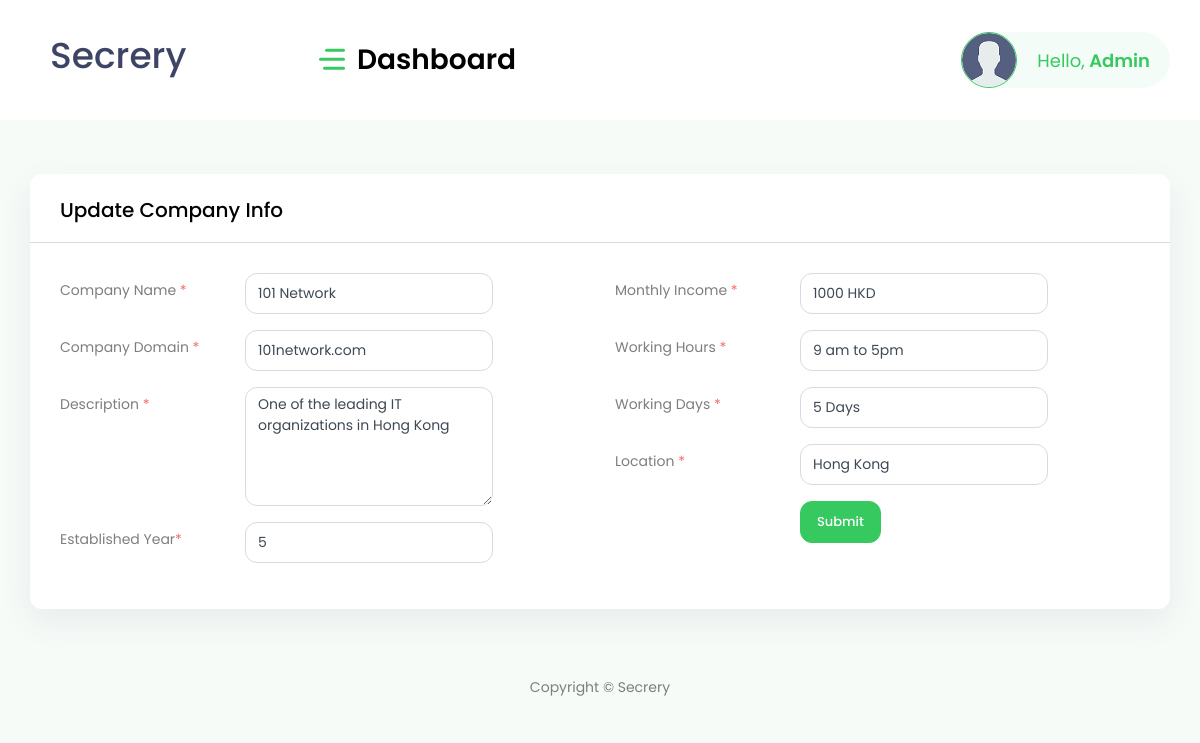
The app's page /admin/edit_company.php?id=1 (signed in) with its own data.
### tables this page shows
CREATE TABLE `company_domain` (
  `id` int(11) NOT NULL,
  `company_name` varchar(255) NOT NULL,
  `domain_name` varchar(255) NOT NULL,
  `sub_domain_name` varchar(255) NOT NULL,
  `description` text NOT NULL,
  `salary` decimal(10,0) NOT NULL,
  `hours` decimal(10,0) NOT NULL,
  `promotion` decimal(10,0) NOT NULL,
  `happiness` decimal(10,0) NOT NULL,
  `experience` varchar(255) NOT NULL,
  `monthly_income` varchar(255) NOT NULL,
  `location` varchar(255) NOT NULL,
  `working_hour` varchar(255) NOT NULL,
  `working_day` varchar(255) NOT NULL,
  `image` varchar(255) NOT NULL,
  `employee` int(10) NOT NULL,
  `created_at` datetime NOT NULL DEFAULT current_timestamp()
);

### admin/edit_company.php (the view, shortened to what this page needs)
<?php
include('../config/dbconfig.php');
$id = $_GET['id'];
?>
<!DOCTYPE html>
<html lang="en">
<head>
    <link href="vendor/datatables/css/jquery.dataTables.min.css" rel="stylesheet">
    <link href="vendor/owl-carousel/owl.carousel.css" rel="stylesheet">
    <link href="vendor/bootstrap-select/dist/css/bootstrap-select.min.css" rel="stylesheet">
    <link href="css/style.css" rel="stylesheet">
    <link href="../../cdn.lineicons.com/2.0/LineIcons.css" rel="stylesheet">
</head>
<body>
<div id="main-wrapper">
    <div class="nav-header">
        <a href="index.php" class="brand-logo">
            <h1>Secrery</h1>
        </a>
        <div class="nav-control">
            <div class="hamburger">
                <span class="line"></span><span class="line"></span><span class="line"></span>
            </div>
        </div>
    </div>
    <div class="header">
        <div class="header-content">
            <nav class="navbar navbar-expand">
                <div class="collapse navbar-collapse justify-content-between">
                    <div class="header-left">
                        <div class="dashboard_bar">
                            Dashboard
                        </div>
                    </div>
                    <ul class="navbar-nav header-right">
                        <li class="nav-item dropdown header-profile">
                            <a class="nav-link" href="javascript:;" role="button" data-toggle="dropdown">
                                <img src="images/avatar.png" width="20" alt=""/>
                                <div class="header-info">
                                    <span>Hello,<strong> Admin</strong></span>
                                </div>
                            </a>
                        </li>
                    </ul>
                </div>
            </nav>
        </div>
    </div>
    <div class="content-body">
        <div class="container-fluid">
            <div class="row">
                <div class="col-md-12">
                    <div class="card">
                        <div class="card-header">
                            <h4 class="card-title">Update Company Info</h4>
                        </div>
                        <div class="card-body">
                            <div class="form-validation">
                                <?php
                                $fetch_company_date = $con->query("select * from company_domain where id = '$id'");
                                if ($fetch_company_date) {
                                    while ($company = mysqli_fetch_assoc($fetch_company_date)) {
                                        ?>
                                        <form class="form-valide" action="#" method="post">
                                            <div class="row">
                                                <div class="col-xl-6">
                                                    <div class="form-group row">
                                                        <label class="col-lg-4 col-form-label" for="val-username">Company
                                                            Name
                                                            <span class="text-danger">*</span>
                                                        </label>
                                                        <div class="col-lg-6">
                                                            <input type="text" class="form-control" id="val-username"
                                                                   name="company_name"
                                                                   value="<?php echo $company['company_name']; ?>"
                                                                   required>
                                                        </div>
                                                    </div>
                                                    <div class="form-group row">
                                                        <label class="col-lg-4 col-form-label" for="val-email">Company
                                                            Domain <span
                                                                    class="text-danger">*</span>
                                                        </label>
                                                        <div class="col-lg-6">
                                                            <input type="text" class="form-control" id="val-email"
                                                                   name="domain_name"
                                                                   value="<?php echo $company['domain_name']; ?>"
                                                                   required>
                                                        </div>
                                                    </div>
                                                    <div class="form-group row">
                                                        <label class="col-lg-4 col-form-label" for="val-password">Description
                                                            <span class="text-danger">*</span>
                                                        </label>
                                                        <div class="col-lg-6">
                                                            <textarea class="form-control" id="val-suggestions"
                                                                      name="description" rows="5"
                                                                      required><?php echo $company['description']; ?></textarea>
                                                        </div>
                                                    </div>
                                                    <div class="form-group row">
                                                        <label class="col-lg-4 col-form-label"
                                                               for="val-confirm-password">Established Year<span
                                                                    class="text-danger">*</span>
                                                        </label>
                                                        <div class="col-lg-6">
                                                            <input type="text" class="form-control"
                                                                   id="val-confirm-password" name="experience"
                                                                   value="<?php echo $company['experience']; ?>"
                                                                   required>
                                                        </div>
                                                    </div>
                                                </div>
                                                <div class="col-xl-6">
                                                    <div class="form-group row">
                                                        <label class="col-lg-4 col-form-label" for="val-skill">Monthly
                                                            Income
                                                            <span class="text-danger">*</span>
                                                        </label>
                                                        <div class="col-lg-6">
                                                            <input type="text" class="form-control"
                                                                   id="val-confirm-password" name="monthly_income"
                                                                   value="<?php echo $company['monthly_income']; ?>"
                                                                   required>
                                                        </div>
                                                    </div>
                                                    <div class="form-group row">
                                                        <label class="col-lg-4 col-form-label" for="val-currency">Working
                                                            Hours
                                                            <span class="text-danger">*</span>
                                                        </label>
                                                        <div class="col-lg-6">
                                                            <input type="text" class="form-control" id="val-currency"
                                                                   name="working_hour"
                                                                   value="<?php echo $company['working_hour']; ?>"
                                                                   required>
                                                        </div>
                                                    </div>
                                                    <div class="form-group row">
                                                        <label class="col-lg-4 col-form-label" for="val-website">Working
                                                            Days
                                                            <span class="text-danger">*</span>
                                                        </label>
                                                        <div class="col-lg-6">
                                                            <input type="text" class="form-control" id="val-website"
                                                                   name="working_day"
                                                                   value="<?php echo $company['working_day']; ?>"
                                                                   required>
                                                        </div>
                                                    </div>
                                                    <div class="form-group row">
                                                        <label class="col-lg-4 col-form-label" for="val-website">Location
                                                            <span class="text-danger">*</span>
                                                        </label>
                                                        <div class="col-lg-6">
                                                            <input type="text" class="form-control" id="val-website"
                                                                   name="location"
                                                                   value="<?php echo $company['location']; ?>" required>
                                                        </div>
                                                    </div>
                                                    <div class="form-group row">
                                                        <div class="col-lg-8 ml-auto">
                                                            <button type="submit" name="update_company"
                                                                    class="btn btn-primary">Submit
                                                            </button>
                                                        </div>
                                                    </div>
                                                </div>
                                            </div>
                                        </form>
                                        <?php
                                    }
                                }
                                ?>
                            </div>
                        </div>
                    </div>
                </div>
            </div>
        </div>
    </div>
    <div class="footer">
        <div class="copyright">
            <p>Copyright © Secrery</p>
        </div>
    </div>
</div>
</body>
</html>

### records on screen
company_domain: company_name "101 Network", domain_name "101network.com", description "One of the leading IT organizations in Hong Kong", experience "5", monthly_income "1000 HKD", working_hour "9 am to 5pm", working_day "5 Days", location "Hong Kong"
